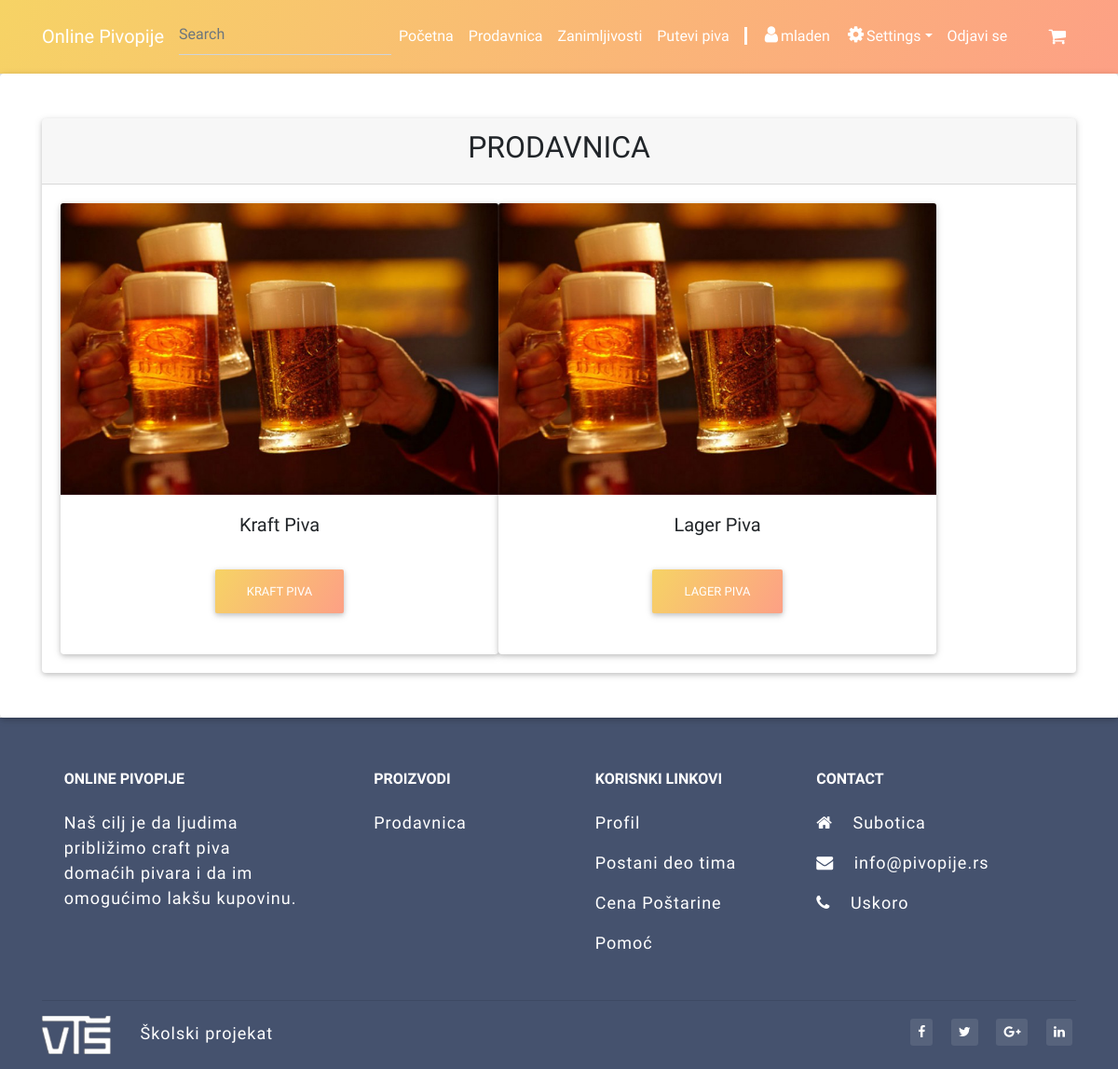
Screenshot of /store.php (signed in) with the database file from the repository.
### tables this page shows
CREATE TABLE IF NOT EXISTS `users` (
  `id_user` int(11) NOT NULL AUTO_INCREMENT,
  `firstname` varchar(20) NOT NULL,
  `lastname` varchar(20) NOT NULL,
  `username` varchar(20) NOT NULL,
  `password` varchar(64) NOT NULL,
  `email` varchar(150) NOT NULL,
  `salt` varchar(32) NOT NULL,
  `joined` datetime NOT NULL,
  `photo` varchar(255) NOT NULL DEFAULT 'user.png',
  `group` int(11) NOT NULL,
  PRIMARY KEY (`id_user`)
);

CREATE TABLE IF NOT EXISTS `category` (
  `id_category` int(11) NOT NULL AUTO_INCREMENT,
  `name` varchar(255) NOT NULL,
  PRIMARY KEY (`id_category`)
);

### store.php (called while the page is built)
<?php
require "includes/header.php";
require "includes/navigation.php";
require "includes/store_content.php";
require "includes/footer.php";

### classes/Config.php (called while the page is built)
<?php
class Config {
    public static function get($path = null){
        if($path){
            $config = $GLOBALS['config'];
            $path = explode('/', $path);
            foreach ($path as $bit){
                if(isset($config[$bit])){
                    $config = $config[$bit];
                }
            }
            return $config;
        }
        return false;
    }
}

### classes/DB.php (called while the page is built, shortened)
<?php
class DB{
    private static $_instance = null;
    private $_pdo,
            $_query,
            $_error = false,
            $_results,
            $_count = 0;
    private function __construct(){
        try{
            $this ->_pdo = new PDO('mysql:host='.Config::get('mysql/host') . ';dbname=' . Config::get('mysql/db').";".Config::get('mysql/charset'),  Config::get('mysql/username'),Config::get('mysql/password'));
        }catch (PDOException $e){
            die($e->getMessage());
        }
    }
    public static function getInstance (){
        if(!isset(self::$_instance)){
            self::$_instance = new DB();
        }
        return self::$_instance;
    }
    public function query($sql, $params = array()){
        $this->_error = false;
        if($this->_query = $this->_pdo->prepare($sql)) {
            $x = 1;
            if (count($params)) {
                foreach ($params as $param) {
                    $this->_query->bindValue($x, $param);
                    $x++;
                }
            }
            if ($this->_query->execute()) {
                $this->_results = $this->_query->fetchAll(PDO::FETCH_OBJ);
                $this->_count = $this->_query->rowCount();
            } else {
                $this->_error = true;
            }
        }
        return $this;
    }
    public function action($action, $table, $where = array()){
        if(count($where) === 3){
            $operators = array('=', '!=', '>', '<', '>=', '<=');
            $field      = $where[0];
            $operator   = $where[1];
            $value      = $where[2];
            if(in_array($operator, $operators)){
                $sql = "{$action} FROM {$table} WHERE {$field} {$operator} ?";
                if(!$this->query($sql, array($value))->error()){
                    return $this;
                }
            }
        }
        return false;
    }
    public  function get($table, $where){
        return $this->action('SELECT *', $table, $where);
    }
    public function results(){
        return $this->_results;
    }
    public function first(){
        return $this->results()[0];
    }
    public function error(){
        return $this->_error;
    }
    public function count(){
        return $this -> _count;
    }
}

### classes/User.php (called while the page is built, shortened)
<?php
class User{
    private $_db,
            $_data,
            $_sessionName,
            $_cookieName,
            $_isLoggedIn;
    public function  __construct($user = null){
        $this->_db = DB::getInstance();
        $this->_sessionName = Config::get('session/session_name');
        if(!$user){
            if(Session::exists($this->_sessionName)){
                $user = Session::get($this->_sessionName);
                if($this->find($user)){
                    $this->_isLoggedIn = true;
                }
            }
        }else{
            $this->find($user);
        }
    }
    public function find($user = null){
        if($user){
            $field = (is_numeric($user)) ? 'id_user' : 'email';
            $data = $this->_db->get('users',array($field, '=', $user));
            if($data->count()){
                $this->_data = $data->first();
                return true;
            }
        }
        return false;
    }
    public function data(){
        return $this->_data;
    }
    public function isLoggedIn(){
        return $this->_isLoggedIn;
    }
}

### classes/Session.php (called while the page is built, shortened)
<?php
class Session{
    public static function exists($name){
        return (isset($_SESSION[$name])) ? true : false;
    }
    public static function get($name){
        return $_SESSION[$name];
    }
}

### classes/Mobile.php (called while the page is built, shortened)
<?php
 class Mobile{
     private $mobile;
     public function isAndroidApp() {
         return $this -> mobile;
     }
 }

### functions/sanitize.php (called while the page is built)
<?php
function escape($string){
    return htmlentities($string, ENT_QUOTES, 'UTF-8');
}

### includes/store_content.php (called while the page is built)
<?php
require_once 'store/db_config.php';
require 'store/category_store.php';
?>

### store/category_store.php (the view, shortened to what this page needs)
<div class="card card-cascade wider reverse pt-5 text-center" >
    <div class="container pb-5">
        <div class="card animated fadeInDown">
            <div class="card-header">
                <h2>PRODAVNICA</h2>
            </div>
            <div class="card-body">
    <?php
$sql = "SELECT * FROM category ORDER BY name ASC";
$result = mysqli_query($connection,$sql) or die(mysql_error());
if (mysqli_num_rows($result)>0)
{
    while ($record = mysqli_fetch_array($result,MYSQLI_BOTH)) {
        $name = $record['name']
        ?>
                <div class="card-deck text-center" style="width: 500px; float: left;">
                    <div class="card">
                        <img src="images/beer_category.jpg" class="card-img-top" alt="beer_category">
                        <div class="card-body">
                            <h5 class="card-title"><?php echo $name  ?></h5>
                            <button class="btn btn-infobtn sunny-morning-gradient my-4">
                                <?php echo "<a class='reg' href=\"products.php?id_category=$record[id_category]\">$record[name]</a><br />"; ?>
                            </button>
                        </div>
                    </div>
                </div>
    <?php
    }
}
?>
            </div>
        </div>
    </div>
</div>

### includes/navigation.php (shortened to what this page needs)
<?php
require_once "classes/Mobile.php";
$user = new User();
$detect = new Mobile();
?>
    <header >
    <nav class="navbar  navbar-expand-lg navbar-dark scrolling-navbar sunny-morning-gradient">
        <div class="container">
            <a class="navbar-brand" href="index.php"><strong>Online Pivopije</strong></a>
            <div class="collapse navbar-collapse" id="navbarSupportedContent">
               <?php if($user->isLoggedIn()){ ?>
                        <div class="md-form my-0 pt-2 search-box">
                            <input class="form-control mr-sm-2" type="text" placeholder="Search" aria-label="Search">
                        </div>
                <?php } ?>
                <ul class="navbar-nav mr-auto">
                    <li class="nav-item">
                        <a class="nav-link" href="index.php">Početna</a>
                    </li>
                    <li class="nav-item">
                        <a class="nav-link" href="store.php">Prodavnica</a>
                    </li>
                    <li class="nav-item">
                        <a class="nav-link" href="interesting.php">Zanimljivosti</a>
                    </li>
                    <li class="nav-item">
                        <a class="nav-link" href="here_maps.php">Putevi piva</a>
                    </li>
                    <?php if($user->isLoggedIn()){ ?>
                        <?php if(!$detect -> isAndroidApp()) { ?>
                        <li class="nav-item">
                            <a class="nav-link"><span style="color: #fff; border-left:3px solid white"   ></span></a>
                        </li>
                        <?php } ?>
                        <li class="nav-item">
                            <a class="nav-link" href="profile.php?user=<?php echo escape($user->data()->username);  ?>"><i style=" font-size: 20px" class="fa fa-user" aria-hidden="true"></i><?php echo escape($user->data()->username);  ?></a>
                        </li>
                        <li class="nav-item dropdown">
                            <a class="nav-link dropdown-toggle" id="navbarDropdownMenuLink" data-toggle="dropdown" aria-haspopup="true"
                               aria-expanded="false"><i style=" font-size: 20px" class=" fa fa-gear" aria-hidden="true"></i>Settings</a>
                        </li>
                        <li class="nav-item">
                            <a class="nav-link" href="logout.php">Odjavi se</a>
                        </li>
                  <?php } ?>
                 <?php if (isset($_SESSION['user'])) { ?>
                </ul>
                <ul class="navbar-nav nav-flex-icons">
                    <li class="nav-item">
                        <a href="cart_content.php" class="nav-link size20"><i class="fa fa-shopping-cart"></i></a>
                    </li>
                </ul>
                <?php } ?>
            </div>
        </div>
    </nav>
    </header>

### rows the page displays
users: username "mladen"
category: name "Kraft Piva", name "KRAFT PIVA"
category: name "Lager Piva", name "LAGER PIVA"
